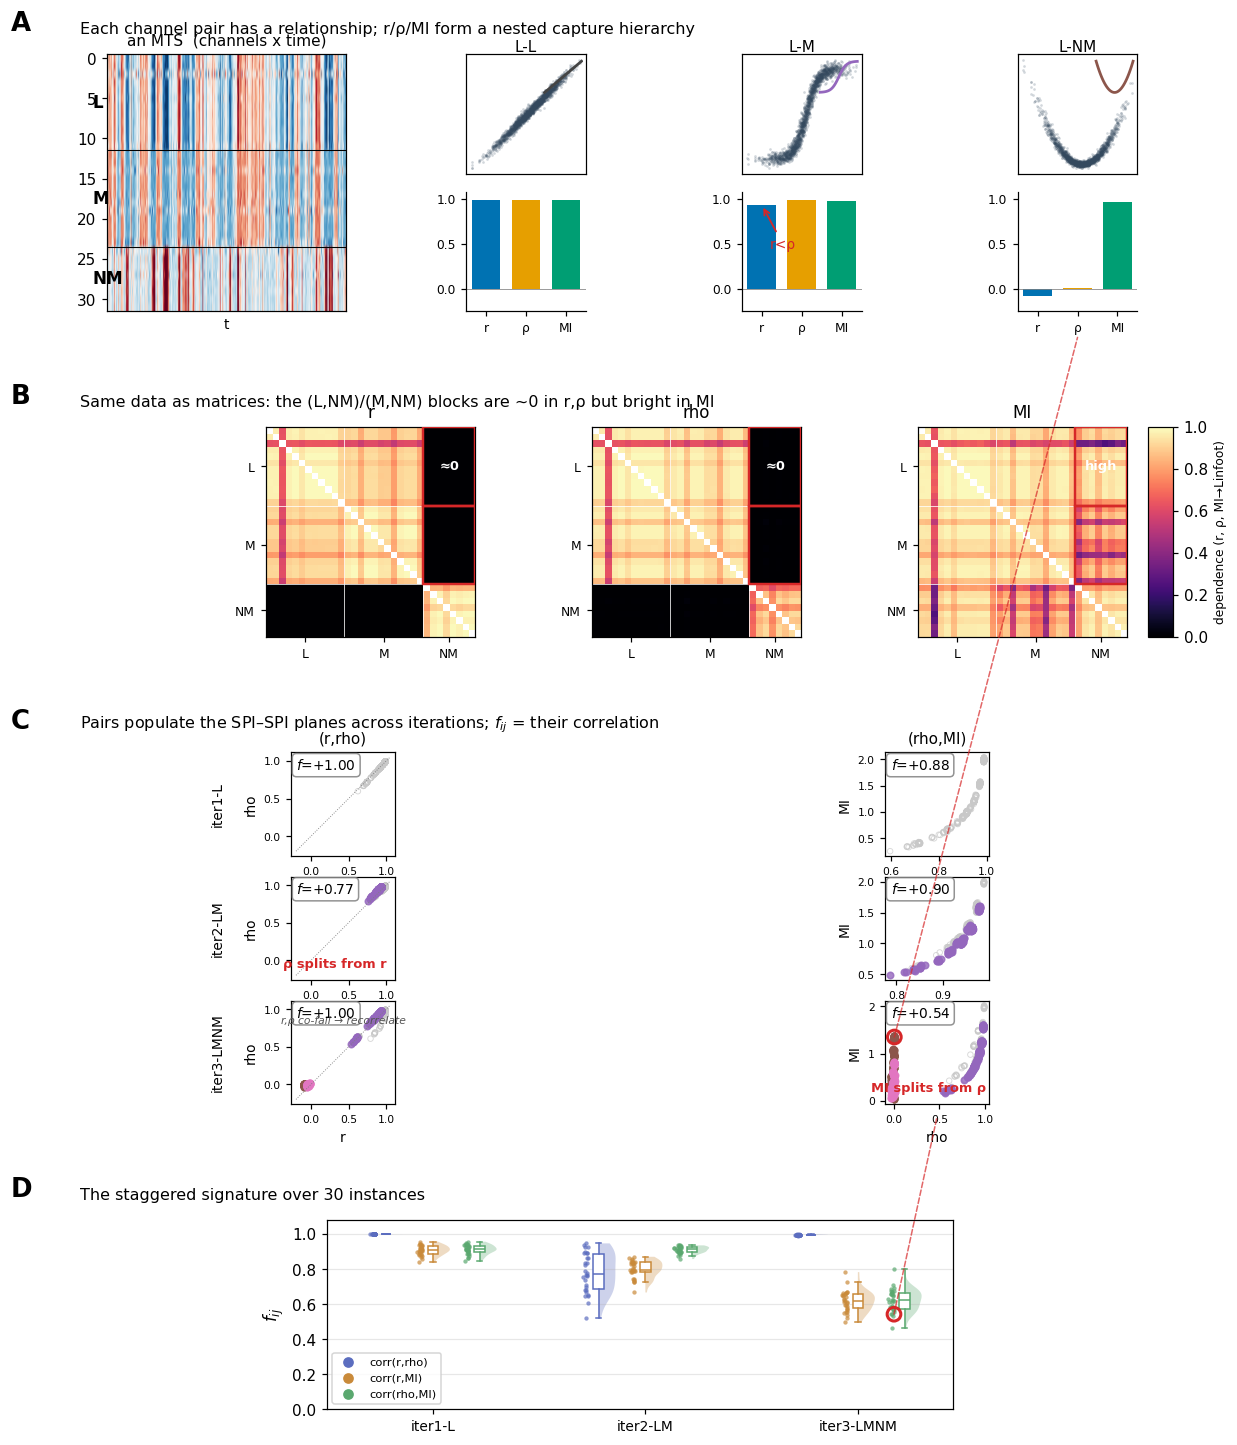

This figure's Python source:
import json, numpy as np
from pathlib import Path
import matplotlib; matplotlib.use("Agg")
import matplotlib.pyplot as plt
from matplotlib.patches import ConnectionPatch, Rectangle
from src.utils import project_root

# v3 changes over v2 (see r_rho_mi_figure_plan.md):
#  - C back to 3x2: drop the (r,MI) column (the coarse OR of the two events); B carries completeness.
#  - C gains on-figure event labels so it reads without a caption.
#  - B: all three matrices on ONE shared sequential magnitude scale (r, rho, Linfoot-MI), 0->1, so
#    "dark block in r -> bright block in MI" is a same-scale read (v2 mixed RdBu_r + viridis, which
#    forced a cross-colormap judgment). MI uses Linfoot to match Panel A. Sign is suppressed (here r,
#    rho are ~0 or strongly +; no meaningful anticorrelation) -> noted in caption, revisit if signed.
#  - The (L,NM)/(M,NM) decoupling blocks are outlined in the accent in all three B panels.

RUN = project_root() / "data/r_rho_mi/260624_g-roll"     # beta = pi (locked)
ABBR = {"linear": "L", "monotonic": "M", "non-monotonic": "NM"}
SPI = {"r": "#0072B2", "rho": "#E69F00", "MI": "#009E73"}
PAIRCOL = {"L-M": "#9467bd", "L-NM": "#8c564b", "M-NM": "#e377c2"}
SAME = "#c8c8c8"; ACCENT = "#d62728"
FEAT = ["corr(r,rho)", "corr(r,MI)", "corr(rho,MI)"]
FEATCOL = {"corr(r,rho)": "#5b6dbf", "corr(r,MI)": "#c98a3a", "corr(rho,MI)": "#5aa86f"}
ITERS = ["iter1_L", "iter2_LM", "iter3_LMNM"]
PLANES = [("r", "rho"), ("rho", "MI")]      # (r,MI) dropped -> B carries it
HEAT_CMAP = "magma"

def _km(f):
    km = {}
    for k in f:
        kl = k.lower()
        if "cov" in kl or "empirical" in kl: km["r"] = k
        elif "spearman" in kl: km["rho"] = k
        elif "mi_" in kl or "kraskov" in kl: km["MI"] = k
    return km
def load(d):
    d = Path(d); npz = np.load(d/"spi_mpis.npz"); km = _km(npz.files)
    return np.load(d/"timeseries.npy"), {k: npz[km[k]] for k in ("r","rho","MI")}, json.loads((d/"meta.json").read_text())["generator"]
def linf(x): return np.sqrt(np.clip(1-np.exp(-2*np.maximum(x,0)),0,1))
def od(M): iu = np.triu_indices(M.shape[0],1); return M[iu]
def fc(a,b): return float(np.corrcoef(a,b)[0,1])
def find_pair(meta,tx,ty,snr="high"):
    types,noise = meta["types"],meta["noise_stds"]; want={tx,ty}
    c=[(i,j) for i in range(len(types)) for j in range(i+1,len(types)) if {ABBR[types[i]],ABBR[types[j]]}==want]
    c.sort(key=lambda ij:noise[ij[0]]+noise[ij[1]]); return {"high":c[0],"low":c[-1],"median":c[len(c)//2]}[snr]
def glyph(ax,kind,color="k"):
    t=np.linspace(-1,1,80); y={"line":t,"S":np.tanh(2.5*t),"U":t**2*2-1}[kind]
    ax.plot(t,y,color=color,lw=1.8); ax.set_xlim(-1.1,1.1); ax.set_ylim(-1.3,1.3); ax.axis("off")
def sq(ax): ax.set_box_aspect(1)

fig = plt.figure(figsize=(12.5, 16.0))
g = fig.add_gridspec(4, 1, height_ratios=[1.9, 1.55, 2.6, 1.4], hspace=0.46)
_captions = []   # (first_axis, letter, text) -> placed above each band after layout
def band(ax, letter, text): _captions.append((ax, letter, text))

# ============ Panel A: dependency alphabet ============
ts3, mp3, meta3 = load(RUN/"iter3_LMNM/M32_T2000_I0"); types3 = meta3["types"]
order = np.argsort([{"linear":0,"monotonic":1,"non-monotonic":2}[t] for t in types3], kind="stable")
gsA = g[0].subgridspec(2, 4, width_ratios=[1.25,1,1,1], height_ratios=[1,1], hspace=0.15, wspace=0.42)
axM = fig.add_subplot(gsA[:,0])
axM.imshow(ts3[:400, order].T, aspect="auto", cmap="RdBu_r", vmin=-2.5, vmax=2.5)
axM.set_title("an MTS  (channels x time)", fontsize=10); axM.set_xlabel("t", fontsize=9); axM.set_xticks([])
for b in (11.5,23.5): axM.axhline(b, color="k", lw=0.7)
for cen,lab in [(5.5,"L"),(17.5,"M"),(27.5,"NM")]: axM.text(-26,cen,lab,fontsize=11,fontweight="bold",va="center")
A_bars = {}
for c,(tx,ty,gl) in enumerate([("L","L","line"),("L","M","S"),("L","NM","U")]):
    i,j = find_pair(meta3,tx,ty,"high")
    axp = fig.add_subplot(gsA[0,c+1]); axb = fig.add_subplot(gsA[1,c+1]); A_bars[(tx,ty)] = axb
    axp.scatter(ts3[:,i],ts3[:,j],s=3,alpha=0.22,color="#34495e",linewidths=0); sq(axp)
    axp.set_xticks([]); axp.set_yticks([]); axp.set_title(f"{tx}-{ty}",fontsize=10,pad=2)
    gi = axp.inset_axes([0.64,0.64,0.34,0.34]); glyph(gi,gl,PAIRCOL.get(f"{tx}-{ty}","#444"))
    r,rho,mi_ = mp3["r"][i,j],mp3["rho"][i,j],linf(mp3["MI"][i,j])
    axb.bar(["r","ρ","MI"],[r,rho,mi_],color=[SPI["r"],SPI["rho"],SPI["MI"]],width=0.72); sq(axb)
    axb.axhline(0,color="grey",lw=0.5); axb.set_ylim(-0.25,1.08); axb.set_yticks([0,0.5,1.0]); axb.tick_params(labelsize=8)
    for s in ("top","right"): axb.spines[s].set_visible(False)
    if (tx,ty)==("L","M"):   # subtle monotone-nl r-drop (honest: ~0.05; don't oversell)
        axb.annotate("r<ρ", xy=(0,r), xytext=(0.2,0.45), fontsize=9, color=ACCENT,
                     arrowprops=dict(arrowstyle="->", color=ACCENT, lw=1.2))
band(axM,"A","Each channel pair has a relationship; r/ρ/MI form a nested capture hierarchy")

# ============ Panel B: type-ordered MPI heatmaps (iter3), shared magnitude scale ============
# spacer columns keep the square 32x32 heatmaps from overrunning their band height into Panel C
gsB = g[1].subgridspec(1, 7, width_ratios=[0.55,1,0.3,1,0.3,1,0.1], wspace=0.0)
abbr_ord = [ABBR[types3[m]] for m in order]
blocks = {t:[k for k,a in enumerate(abbr_ord) if a==t] for t in ("L","M","NM")}
def span(t): idx=blocks[t]; return idx[0]-0.5, idx[-1]+0.5
mats = {"r": mp3["r"], "rho": mp3["rho"], "MI": linf(mp3["MI"])}   # MI -> Linfoot, on the r/rho scale
im=None; axB0=None
for c,key in enumerate(("r","rho","MI")):
    ax = fig.add_subplot(gsB[0,1+2*c]); axB0 = axB0 or ax; Mre = mats[key][np.ix_(order,order)].astype(float); np.fill_diagonal(Mre,np.nan)
    im = ax.imshow(Mre, cmap=HEAT_CMAP, vmin=0, vmax=1); sq(ax)
    ax.set_title(key, fontsize=11)
    for idx in blocks.values(): ax.axhline(idx[-1]+0.5,color="w",lw=0.5); ax.axvline(idx[-1]+0.5,color="w",lw=0.5)
    tk=[np.mean(idx) for idx in blocks.values()]; ax.set_xticks(tk); ax.set_yticks(tk)
    ax.set_xticklabels(blocks.keys(),fontsize=8); ax.set_yticklabels(blocks.keys(),fontsize=8)
    # outline the two decoupling blocks (L,NM) and (M,NM) in every panel
    for rt in ("L","M"):
        y0,y1 = span(rt); x0,x1 = span("NM")
        ax.add_patch(Rectangle((x0,y0), x1-x0, y1-y0, fill=False, edgecolor=ACCENT, lw=1.6, zorder=4))
    lbl = "≈0" if key in ("r","rho") else "high"
    cx = np.mean(span("NM")); cy = np.mean(span("L"))
    ax.text(cx, cy, lbl, color="w", fontsize=8.5, fontweight="bold", ha="center", va="center", zorder=5)
cax = fig.add_subplot(gsB[0,6]); fig.colorbar(im, cax=cax).set_label("dependence (r, ρ, MI→Linfoot)", fontsize=8)
band(axB0,"B","Same data as matrices: the (L,NM)/(M,NM) blocks are ~0 in r,ρ but bright in MI")

# ============ Panel C: 3x2 SPI-SPI planes (square) ============
gsC = g[2].subgridspec(3, 2, hspace=0.20, wspace=0.26)
exem = find_pair(meta3,"L","NM","high"); C_target=None; axC0=None
EVENTS = {(1,("r","rho")):"ρ splits from r", (2,("rho","MI")):"MI splits from ρ"}
for ri,it in enumerate(ITERS):
    _,mp,meta = load(RUN/f"{it}/M32_T2000_I0"); types=meta["types"]; iu=np.triu_indices(len(types),1)
    labs=np.array(["-".join(sorted([ABBR[types[i]],ABBR[types[j]]])) for i,j in zip(*iu)])
    same=np.array([l.split("-")[0]==l.split("-")[1] for l in labs])
    for ci,(sx,sy) in enumerate(PLANES):
        ax=fig.add_subplot(gsC[ri,ci]); axC0 = axC0 or ax; sq(ax); xv,yv=mp[sx][iu],mp[sy][iu]
        ax.scatter(xv[same],yv[same],s=13,facecolors="none",edgecolors=SAME,linewidths=0.6,alpha=0.7)
        for lab,col in PAIRCOL.items():
            m=labs==lab
            if m.any(): ax.scatter(xv[m],yv[m],s=18,color=col,alpha=0.8)
        if sx=="r" and sy=="rho": ax.plot([-0.2,1.05],[-0.2,1.05],ls=":",color="grey",lw=0.6)
        ax.text(0.05,0.95,f"$f$={fc(xv,yv):+.2f}",transform=ax.transAxes,va="top",fontsize=9,
                bbox=dict(boxstyle="round",fc="white",ec="grey",alpha=0.85))
        ax.tick_params(labelsize=7)
        if ri==2: ax.set_xlabel(sx,fontsize=9)
        if ci==0: ax.set_ylabel(f"{it.replace('_','-')}\n\n{sy}",fontsize=9)
        else: ax.set_ylabel(sy,fontsize=9)
        if ri==0: ax.set_title(f"({sx},{sy})",fontsize=10)
        if (ri,(sx,sy)) in EVENTS:
            ax.annotate(EVENTS[(ri,(sx,sy))], xy=(0.5,0.5), xytext=(0.42,0.12), textcoords="axes fraction",
                        fontsize=8.5, color=ACCENT, fontweight="bold", ha="center")
        if it=="iter3_LMNM" and (sx,sy)==("r","rho"):
            ax.text(0.5,0.78,"r,ρ co-fail → recorrelate",transform=ax.transAxes,fontsize=7,color="#555",ha="center",style="italic")
        if it=="iter3_LMNM" and (sx,sy)==("rho","MI"):
            a,b=exem; ax.scatter([mp["rho"][a,b]],[mp["MI"][a,b]],s=80,facecolors="none",edgecolors=ACCENT,linewidths=2,zorder=5)
            C_target=(ax,mp["rho"][a,b],mp["MI"][a,b])
band(axC0,"C","Pairs populate the SPI–SPI planes across iterations; $f_{ij}$ = their correlation")

# ============ Panel D: compact raincloud ============
gsD = g[3].subgridspec(1, 3, width_ratios=[0.5,2.0,0.5])
axD = fig.add_subplot(gsD[0,1])
samp = {p: [] for p in FEAT}
for it in ITERS:
    per={p:[] for p in FEAT}
    for d in sorted((RUN/it).glob("M32_T2000_I*")):
        _,mp,_=load(d); rv,sv,iv=od(mp["r"]),od(mp["rho"]),od(mp["MI"])
        per["corr(r,rho)"].append(fc(rv,sv)); per["corr(r,MI)"].append(fc(rv,iv)); per["corr(rho,MI)"].append(fc(sv,iv))
    for p in FEAT: samp[p].append(np.array(per[p]))
offs={"corr(r,rho)":-0.22,"corr(r,MI)":0,"corr(rho,MI)":0.22}; rng=np.random.default_rng(0)
for p in FEAT:
    col=FEATCOL[p]
    for ii,data in enumerate(samp[p]):
        pos=ii+offs[p]
        if np.std(data)>1e-9:
            for bb in axD.violinplot([data],positions=[pos],widths=0.16,showextrema=False)["bodies"]:
                v=bb.get_paths()[0].vertices; v[:,0]=np.clip(v[:,0],pos,np.inf); bb.set_facecolor(col); bb.set_alpha(0.3); bb.set_edgecolor("none")
        axD.boxplot([data],positions=[pos],widths=0.05,showfliers=False,patch_artist=True,
                    boxprops=dict(facecolor="white",edgecolor=col),medianprops=dict(color=col),whiskerprops=dict(color=col),capprops=dict(color=col))
        jit=pos-0.05-np.abs(rng.normal(0,0.011,len(data))); axD.scatter(jit,data,s=8,color=col,alpha=0.7,linewidths=0,zorder=3)
    axD.scatter([],[],color=col,label=p)
y0=samp["corr(rho,MI)"][2][0]; xD=2+offs["corr(rho,MI)"]-0.05
axD.scatter([xD],[y0],s=80,facecolors="none",edgecolors=ACCENT,linewidths=2,zorder=6)
axD.set_xticks(range(3)); axD.set_xticklabels([it.replace("_","-") for it in ITERS],fontsize=9); axD.set_ylim(0,1.08); axD.set_xlim(-0.5,2.45)
axD.set_ylabel(r"$f_{ij}$",fontsize=11); axD.legend(fontsize=7.5,loc="lower left",ncol=1); axD.grid(True,axis="y",alpha=0.3)
band(axD,"D","The staggered signature over 30 instances")

# ============ Telescope (one exemplar L-NM pair); adjacent hops only ============
if C_target:
    axc,rx,my = C_target
    fig.add_artist(ConnectionPatch(xyA=(xD,y0),coordsA=axD.transData,xyB=(0.5,-0.12),coordsB=axc.transAxes,
                                   color=ACCENT,lw=1.0,alpha=0.7,arrowstyle="-",linestyle="--"))
    fig.add_artist(ConnectionPatch(xyA=(rx,my),coordsA=axc.transData,xyB=(0.5,-0.22),coordsB=A_bars[("L","NM")].transAxes,
                                   color=ACCENT,lw=1.0,alpha=0.7,arrowstyle="-",linestyle="--"))

# captions anchored to each band's top axis (robust to bbox_inches="tight")
fig.canvas.draw()
for ax,letter,text in _captions:
    p = ax.get_position(); y = p.y1 + 0.010
    fig.text(0.055, y, letter, fontsize=17, fontweight="bold", va="bottom")
    fig.text(0.105, y, text, fontsize=10.5, va="bottom")

# fig.savefig("/tmp/figure_v3.png", dpi=110, bbox_inches="tight")
fig.savefig("notebooks/presentation/r_rho_mi_figure_v3.png", dpi=110, bbox_inches="tight")

print("saved /tmp/figure_v3.png")
